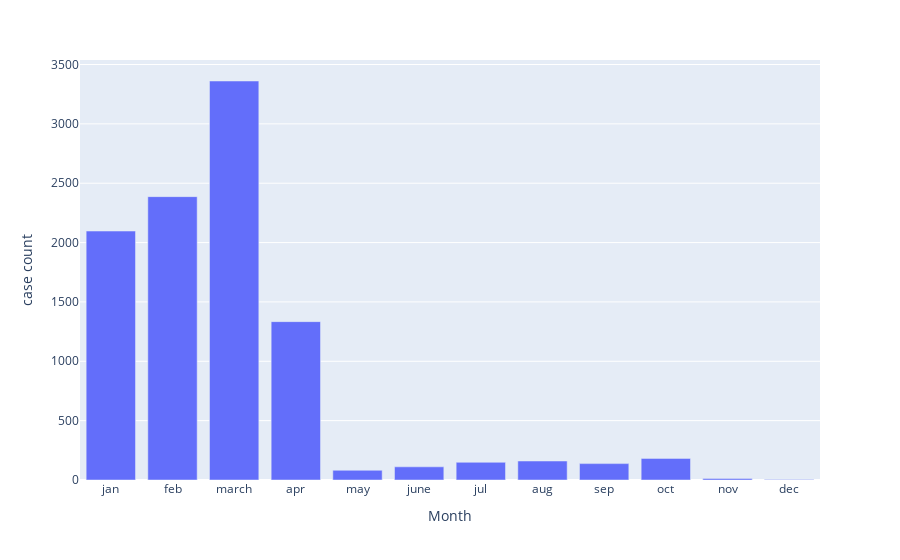

This figure's notebook cell:
### Code cell
px.bar(month_wise_cases,'Month','case count')

### Figure 1 — Plotly figure (JSON) as saved in the notebook; plotly's stock layout.template omitted (floating-point values rounded to 4 significant figures)
{"data": [{"alignmentgroup": "True", "hovertemplate": "Month=%{x}<br>case count=%{y}<extra></extra>", "legendgroup": "", "marker": {"color": "#636efa", "pattern": {"shape": ""}}, "name": "", "offsetgroup": "", "orientation": "v", "showlegend": false, "textposition": "auto", "type": "bar", "x": ["jan", "feb", "march", "apr", "may", "june", "jul", "aug", "sep", "oct", "nov", "dec"], "xaxis": "x", "y": [2097, 2387, 3361, 1334, 82, 111, 149, 160, 138, 182, 13, 5], "yaxis": "y"}], "layout": {"barmode": "relative", "legend": {"tracegroupgap": 0}, "margin": {"t": 60}, "xaxis": {"anchor": "y", "domain": [0, 1], "title": {"text": "Month"}}, "yaxis": {"anchor": "x", "domain": [0, 1], "title": {"text": "case count"}}}}
